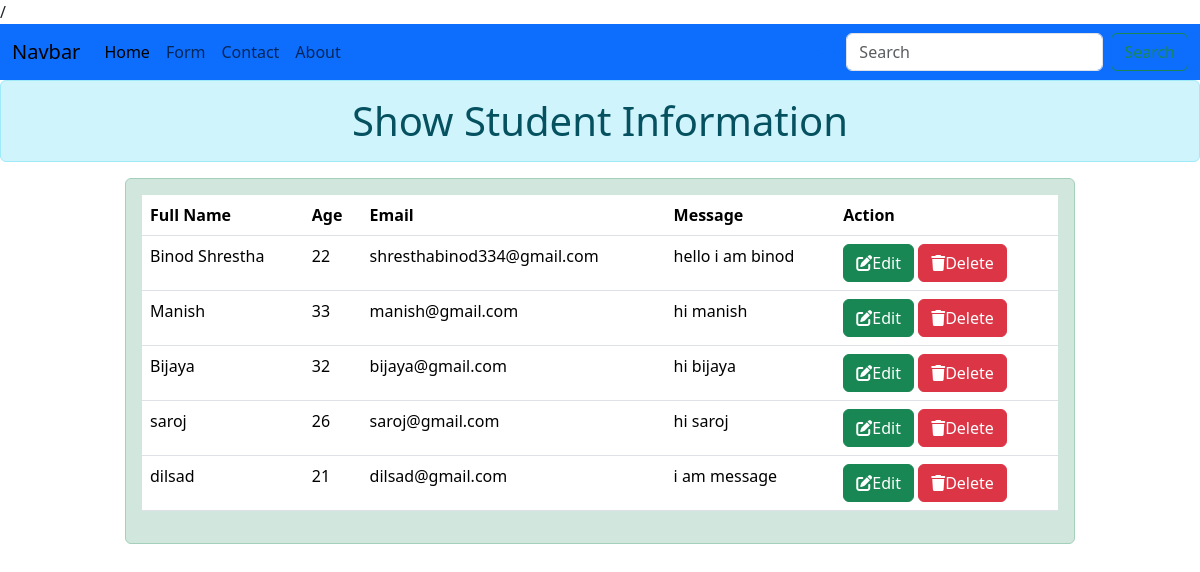
The page / on the database its author committed.
### crud_app/models.py (models this page shows)
class Student_Detail(models.Model):
    pk_id=models.UUIDField(primary_key=True,default=uuid.uuid4)
    full_name=models.CharField(max_length=200)
    age=models.IntegerField(validators=[MinValueValidator(0), MaxValueValidator(100)])
    email=models.EmailField(max_length=200,unique=True,null=True)
    message=models.CharField(max_length=255)
    isdelete=models.BooleanField(default=False)

### crud_app/views.py (the view)
# urls.py: path("",views.home,name="home"),
def home(request):
    stud = Student_Detail.objects.filter(isdelete=False)
    return render(request, 'crud_app/home.html', {"stud": stud})

### crud_app/templates/crud_app/home.html
{% extends "base.html" %}
{% block content %}
<h1 class="text-center alert alert-info">Show Student Information</h1>
<div class="container">
    <div class="row">
        <div class="col-10 mx-auto alert alert-success">
          <table class="table">
            <thead>
                <tr>
                    <th>Full Name</th>
                    <th>Age</th>
                    <th>Email</th>
                    <th>Message</th>
                    <th>Action</th>
                </tr>
            </thead>
            <tbody>
                {% for student in stud %}
                <tr>
                    <td>{{ student.full_name }}</td>
                    <td>{{ student.age }}</td>
                    <td>{{ student.email }}</td>
                    <td>{{ student.message }}</td>
                    <td>
                        <button class="btn btn-success"><i class="fa-solid fa-pen-to-square"></i>Edit</button>
                        <a href="{% url 'delete_data' student.id  %}"><button class="btn btn-danger"><i class="fa-solid fa-trash"></i>Delete</button>
                        </a>
                    </td>
                </tr>
                {% endfor %}
            </tbody>
        </table>
        </div>
    </div>
</div>
{% endblock content %}

### rows shown on the page
Student_Detail: full_name "Binod Shrestha", age "22", email "shresthabinod334@gmail.com", message "hello i am binod"
Student_Detail: full_name "Manish", age "33", email "manish@gmail.com", message "hi manish"
Student_Detail: full_name "Bijaya", age "32", email "bijaya@gmail.com", message "hi bijaya"
Student_Detail: full_name "saroj", age "26", email "saroj@gmail.com", message "hi saroj"
Student_Detail: full_name "dilsad", age "21", email "dilsad@gmail.com", message "i am message"

### other values the page prints
{{ request.path }} "/"
